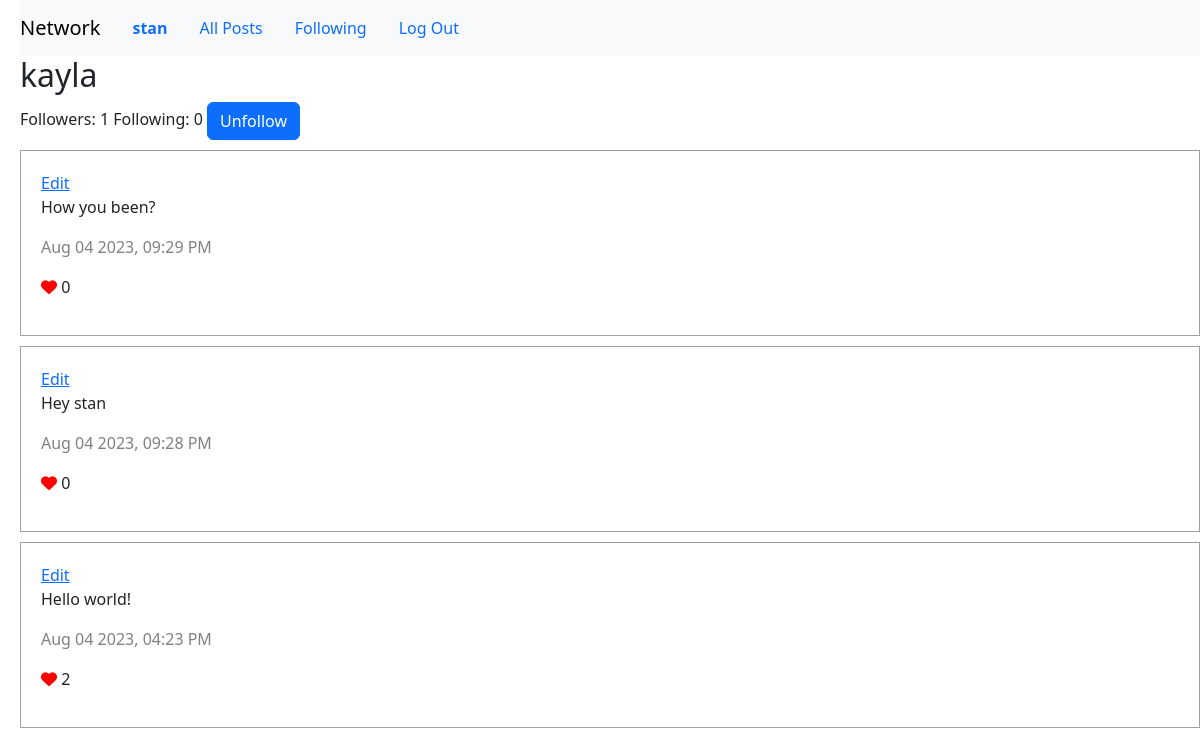
/profile/kayla (signed in), run on the app's committed database.
### network/models.py (models this page shows)
class User(AbstractUser):
    pass

class Post(models.Model):
    user= models.ForeignKey(User, on_delete=models.CASCADE, related_name="emails")
    text=models.TextField(blank=True)
    timestamp = models.DateTimeField(auto_now_add=True)
    def serialize(self):
        try:
            likes_count=Like.objects.filter(post=self).all().count()
        except Like.DoesNotExist:
            likes_count=0
        return{
            "id":self.id,
            "user":self.user.username,
            "text":self.text,
            "likes":likes_count,
            "timestamp":self.timestamp.strftime("%b %d %Y, %I:%M %p"),
        }

### network/views.py (the view)
# urls.py: path("profile/<str:username>",views.profile,name='profile'),
@login_required
def profile(request,username):
    user=User.objects.get(username=username)
    account=Account.objects.get(user=user)
    posts=Post.objects.filter(user=user).order_by("-timestamp").all()
    serialized_posts=[post.serialize() for post in posts]
    return render(request,"network/profile.html",{
        "username":username,
        "followers":account.follower.count(),
        "following":account.following.count(),
        "posts":serialized_posts,
        "isuser":username==request.user.username,
        "isfollow":request.user.username in account.follower.values_list('username',flat=True)
    })

### network/templates/network/profile.html (shortened to what this page needs)
{%extends "network/layout.html"%}
{%load static%}
{%block body%}
<h2>{{username}}</h2>
<span id="followers"> Followers: {{followers}} </span>
<span id="following"> Following: {{following}} </span>
{%if not isuser%}
<button id="follow" class="btn btn-primary">
    {%if isfollow%}
    Unfollow
    {%else%}
    Follow
    {%endif%}
</button>
{%endif%}
<div id="posts">
    {%for post in posts %}
    <div class="post">
        <a href="#">Edit</a>
        <p>{{post.text}}</p>
        <p class="time">{{post.timestamp}}</p>
        <p><i class="fas fa-heart"></i> {{post.likes}}</p>
    </div>
    {%endfor%}
</div>
{%endblock%}

### network/templates/network/layout.html (shortened to what this page needs)
{% load static %}
<!DOCTYPE html>
<html lang="en">
    <head>
        <link rel="stylesheet" href="https://cdn.jsdelivr.net/npm/bootstrap@5.3.1/dist/css/bootstrap.min.css">
        <link href="{% static 'network/styles.css' %}" rel="stylesheet">
    </head>
    <body>
        <nav class="navbar navbar-expand-lg navbar-light bg-light">
            <a class="navbar-brand" href="#">Network</a>
            <div>
              <ul class="nav">
                {% if user.is_authenticated %}
                    <li class="nav-item">
                        <a class="nav-link" href="#"><strong>{{ user.username }}</strong></a>
                    </li>
                {% endif %}
                <li class="nav-item">
                  <a class="nav-link" href="{% url 'index' %}">All Posts</a>
                </li>
                {% if user.is_authenticated %}
                    <li class="nav-item">
                        <a class="nav-link" href="{%url 'following'%}">Following</a>
                    </li>
                    <li class="nav-item">
                        <a class="nav-link" href="{% url 'logout' %}">Log Out</a>
                    </li>
                {% endif %}
              </ul>
            </div>
          </nav>
        <div class="body">
            {% block body %}
            {% endblock %}
        </div>
    </body>
</html>

### network/static/network/styles.css (style rules this page uses)
body { margin-left: 20px; }
.post { border: 1px solid rgb(160, 160, 160); margin-top: 10px; padding: 20px; }
.time { color:gray; }
.fas { color: red; }

### data on the page
User: username "stan"
User: username "kayla"
Post: text "How you been?"
Post: text "Hey stan"
Post: text "Hello world!"

### other printed values
{{ followers }} "1"
{{ following }} "0"
{{ post.timestamp }} "Aug 04 2023, 09:29 PM" "Aug 04 2023, 09:28 PM" "Aug 04 2023, 04:23 PM"
{{ post.likes }} "0" "0" "2"
